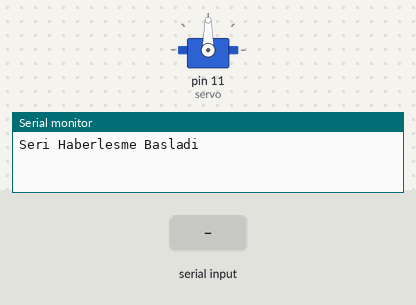
Bench run of a sketch on a simulated Arduino Uno, built with avr-gcc and run on an emulated ATmega328P. Shown: servo, the last lines printed to the serial monitor. The test bench sets the inputs (shaded band).

Above: at 1.2 s.
1.3 s: "0\n" received over Serial
At 4.2 s:
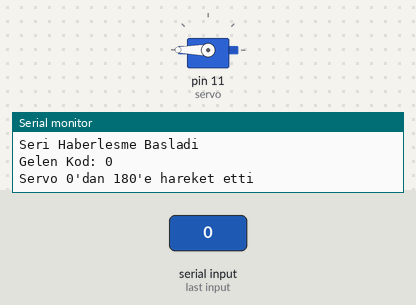
4.3 s: "1\n" received over Serial
At 5.46 s:
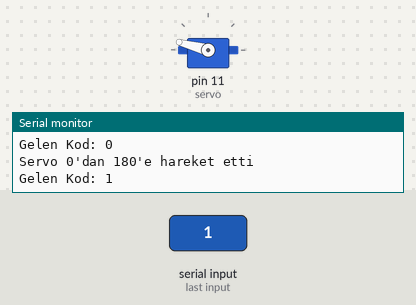
At 8.1 s:
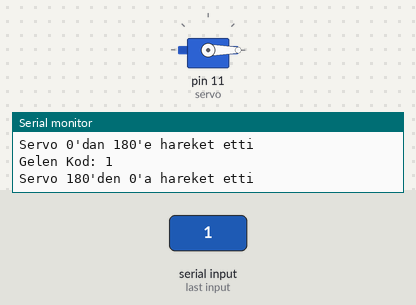
Timing chart, 0 to 9.6 s (numbered marks = the images above; inputs shaded):
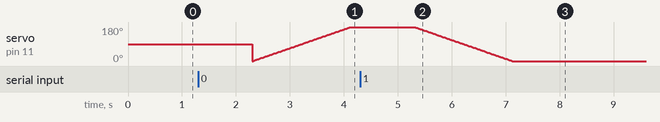

The sketch:

pico_serial_control.ino
```cpp
#include <Servo.h>

Servo servo;  // Servo motor nesnesi oluştur

void setup() {
  Serial.begin(9600);
  while (!Serial) {
    ; // Bağlantı kurulana kadar bekle
  }
  Serial.println("Seri Haberlesme Basladi");
  servo.attach(11);  // Servo motoru dijital pin 11'e bağla
}

void loop() {
  if (Serial.available() > 0) {
    String incomingData = Serial.readString();
    int command = incomingData.toInt();
    Serial.print("Gelen Kod: ");
    Serial.println(command);

    if (command == 0) {
      for (int pos = 0; pos <= 180; pos += 1) {
        servo.write(pos);
        delay(10);
      }
      Serial.println("Servo 0'dan 180'e hareket etti");
    }

    else if (command == 1) {
      for (int pos = 180; pos >= 0; pos -= 1) {
        servo.write(pos);
        delay(10);
      }
      Serial.println("Servo 180'den 0'a hareket etti");
    }

    else {
      Serial.println("Gecersiz veri. Lütfen 0 veya 1 giriniz.");
    }
  }
}
```

Measured:
- after the input at 4.3 s, servo on pin 11 (servo): moves from 180° to 0° over 1.8 s, starting after 1.0 s
